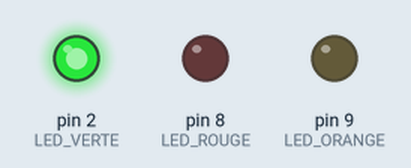
The sketch below on a simulated Arduino Uno, built with avr-gcc and run on an emulated ATmega328P. On the bench: output pins drawn as LEDs (lit = HIGH).

Above: at 2.5 s.
At 6.0 s:
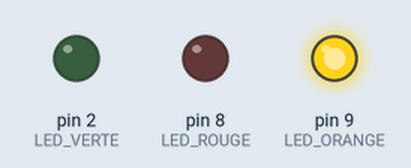
At 9.5 s:
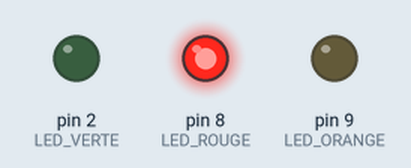
Timing chart, 0 to 15.6 s (numbered marks = the images above):
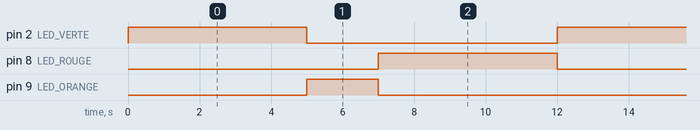

The sketch:

Ex2.ino
```cpp
#define LED_ROUGE 8
#define LED_ORANGE 9
#define LED_VERTE 2

void setup() {
  pinMode(LED_ROUGE, OUTPUT);
  pinMode(LED_ORANGE, OUTPUT);
  pinMode(LED_VERTE, OUTPUT);
}

void loop() {

  led(LED_VERTE, 5000);
  led(LED_ORANGE, 2000);
  led(LED_ROUGE, 5000);

}

void led(int led, int temps){
  digitalWrite(led, HIGH);
  delay(temps);
  digitalWrite(led, LOW);
}
```

Measured:
- by itself, pin 2 (LED_VERTE), pin 8 (LED_ROUGE): alternates HIGH for 5.0 s and LOW for 7.0 s
- by itself, pin 9 (LED_ORANGE): alternates HIGH for 2.0 s and LOW for 10.0 s
- by itself, everything shown: repeats every 12.0 s, in 4 steps
